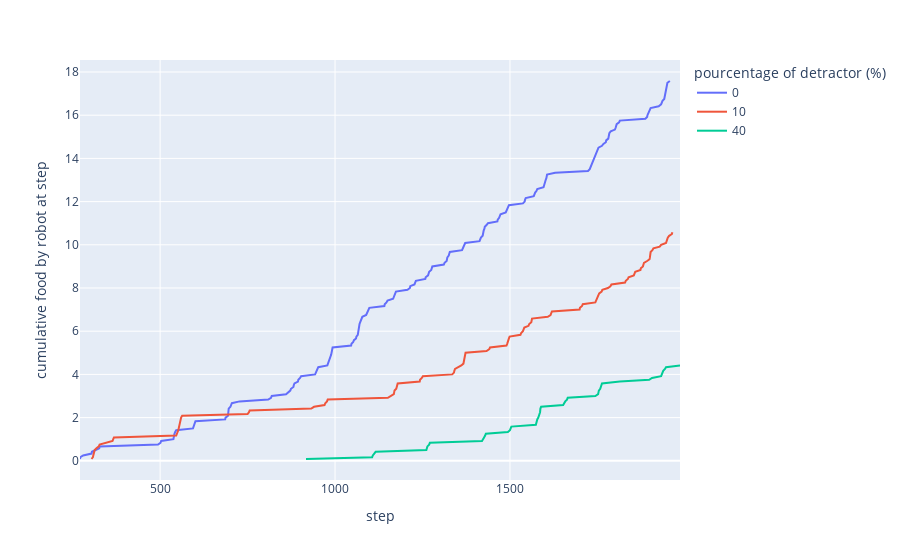

Notebook source saved alongside this figure:
### Code cell
px.line(graph_df, x='step', y='cumulative food by robot at step', color=var)

### Figure 1 — Plotly figure (JSON) as saved in the notebook; plotly's stock layout.template omitted (floating-point values rounded to 4 significant figures; data arrays with more than 128 entries replaced by an {"elided": "..."} marker saying what was removed)
{"data": [{"hovertemplate": "pourcentage of detractor (%)=0<br>step=%{x}<br>cumulative food by robot at step=%{y}<extra></extra>", "legendgroup": "0", "line": {"color": "#636efa", "dash": "solid"}, "marker": {"symbol": "circle"}, "mode": "lines", "name": "0", "orientation": "v", "showlegend": true, "type": "scatter", "x": {"elided": "200 int values"}, "xaxis": "x", "y": {"elided": "200 float values"}, "yaxis": "y"}, {"hovertemplate": "pourcentage of detractor (%)=10<br>step=%{x}<br>cumulative food by robot at step=%{y}<extra></extra>", "legendgroup": "10", "line": {"color": "#EF553B", "dash": "solid"}, "marker": {"symbol": "circle"}, "mode": "lines", "name": "10", "orientation": "v", "showlegend": true, "type": "scatter", "x": [304, 308, 309, 311, 312, 313, 318, 325, 327, 349, 364, 366, 368, 546, 547, 550, 552, 553, 554, 556, 557, 559, 560, 563, 750, 754, 756, 932, 940, 970, 972, 977, 979, 1151, 1159, 1168, 1169, 1170, 1175, 1176, 1177, 1179, 1242, 1243, 1248, 1251, 1335, 1340, 1341, 1343, 1361, 1367, 1368, 1370, 1371, 1373, 1433, 1441, 1443, 1490, 1492, 1493, 1495, 1497, 1499, 1530, 1532, 1537, 1539, 1541, 1553, 1555, 1561, 1562, 1563, 1608, 1616, 1618, 1620, 1699, 1700, 1706, 1708, 1744, 1746, 1749, 1752, 1754, 1755, 1762, 1764, 1780, 1787, 1790, 1829, 1831, 1837, 1839, 1854, 1856, 1858, 1873, 1874, 1880, 1881, 1883, 1892, 1899, 1900, 1901, 1902, 1907, 1910, 1928, 1932, 1946, 1947, 1948, 1951, 1955, 1963, 1964], "xaxis": "x", "y": [0.08333, 0.1667, 0.25, 0.3333, 0.4167, 0.5, 0.5833, 0.6667, 0.75, 0.8333, 0.9167, 1, 1.083, 1.167, 1.25, 1.333, 1.417, 1.5, 1.667, 1.75, 1.833, 1.917, 2.0, 2.083, 2.167, 2.25, 2.333, 2.417, 2.5, 2.583, 2.667, 2.75, 2.833, 2.917, 3.0, 3.083, 3.167, 3.25, 3.333, 3.417, 3.5, 3.583, 3.667, 3.75, 3.833, 3.917, 4.0, 4.083, 4.167, 4.25, 4.417, 4.5, 4.583, 4.75, 4.917, 5.0, 5.083, 5.167, 5.25, 5.333, 5.417, 5.5, 5.583, 5.667, 5.75, 5.833, 5.917, 6.0, 6.083, 6.167, 6.25, 6.333, 6.417, 6.5, 6.583, 6.667, 6.75, 6.833, 6.917, 7.0, 7.083, 7.167, 7.25, 7.333, 7.417, 7.5, 7.583, 7.667, 7.75, 7.833, 7.917, 8.0, 8.083, 8.167, 8.25, 8.333, 8.417, 8.5, 8.583, 8.667, 8.75, 8.833, 8.917, 9.0, 9.083, 9.167, 9.25, 9.333, 9.417, 9.583, 9.667, 9.75, 9.833, 9.917, 10.0, 10.08, 10.17, 10.25, 10.33, 10.42, 10.5, 10.58], "yaxis": "y"}, {"hovertemplate": "pourcentage of detractor (%)=40<br>step=%{x}<br>cumulative food by robot at step=%{y}<extra></extra>", "legendgroup": "40", "line": {"color": "#00cc96", "dash": "solid"}, "marker": {"symbol": "circle"}, "mode": "lines", "name": "40", "orientation": "v", "showlegend": true, "type": "scatter", "x": [917, 1106, 1108, 1111, 1116, 1261, 1263, 1264, 1269, 1271, 1420, 1422, 1426, 1429, 1431, 1494, 1500, 1502, 1504, 1574, 1575, 1578, 1581, 1585, 1586, 1587, 1589, 1652, 1654, 1658, 1663, 1665, 1744, 1752, 1753, 1754, 1758, 1760, 1761, 1763, 1814, 1898, 1906, 1932, 1934, 1935, 1938, 1943, 1946, 1986], "xaxis": "x", "y": [0.08333, 0.1667, 0.25, 0.3333, 0.4167, 0.5, 0.5833, 0.6667, 0.75, 0.8333, 0.9167, 1, 1.083, 1.167, 1.25, 1.333, 1.417, 1.5, 1.583, 1.667, 1.75, 1.917, 2.0, 2.167, 2.25, 2.417, 2.5, 2.583, 2.667, 2.75, 2.833, 2.917, 3.0, 3.083, 3.167, 3.25, 3.333, 3.417, 3.5, 3.583, 3.667, 3.75, 3.833, 3.917, 4.0, 4.083, 4.167, 4.25, 4.333, 4.417], "yaxis": "y"}], "layout": {"autosize": true, "legend": {"title": {"text": "pourcentage of detractor (%)"}, "tracegroupgap": 0}, "margin": {"t": 60}, "xaxis": {"anchor": "y", "autorange": true, "domain": [0, 1], "range": [271, 1986], "title": {"text": "step"}, "type": "linear"}, "yaxis": {"anchor": "x", "autorange": true, "domain": [0, 1], "range": [-0.8889, 18.56], "title": {"text": "cumulative food by robot at step"}, "type": "linear"}}}
